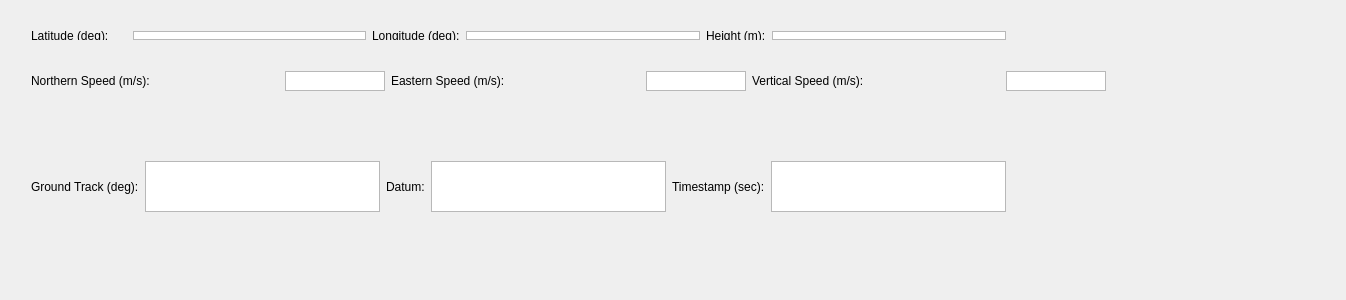
<?xml version="1.0" encoding="UTF-8"?>
<ui version="4.0">
 <class>GpsWidget</class>
 <widget class="QWidget" name="GpsWidget">
  <property name="geometry">
   <rect>
    <x>0</x>
    <y>0</y>
    <width>1346</width>
    <height>300</height>
   </rect>
  </property>
  <property name="windowTitle">
   <string>GPS</string>
  </property>
  <widget class="QWidget" name="layoutWidget">
   <property name="geometry">
    <rect>
     <x>20</x>
     <y>150</y>
     <width>997</width>
     <height>73</height>
    </rect>
   </property>
   <layout class="QHBoxLayout" name="horizontalLayout_3">
    <item>
     <widget class="QLabel" name="groundTrackLabel">
      <property name="text">
       <string>Ground Track (deg):</string>
      </property>
     </widget>
    </item>
    <item>
     <widget class="QPlainTextEdit" name="groundTrack_deg">
      <property name="verticalScrollBarPolicy">
       <enum>Qt::ScrollBarAlwaysOff</enum>
      </property>
      <property name="horizontalScrollBarPolicy">
       <enum>Qt::ScrollBarAlwaysOff</enum>
      </property>
      <property name="undoRedoEnabled">
       <bool>false</bool>
      </property>
      <property name="lineWrapMode">
       <enum>QPlainTextEdit::NoWrap</enum>
      </property>
      <property name="plainText">
       <string notr="true"/>
      </property>
      <property name="textInteractionFlags">
       <set>Qt::TextSelectableByKeyboard|Qt::TextSelectableByMouse</set>
      </property>
     </widget>
    </item>
    <item>
     <widget class="QLabel" name="datumLabel">
      <property name="text">
       <string>Datum:</string>
      </property>
     </widget>
    </item>
    <item>
     <widget class="QPlainTextEdit" name="datum">
      <property name="verticalScrollBarPolicy">
       <enum>Qt::ScrollBarAlwaysOff</enum>
      </property>
      <property name="horizontalScrollBarPolicy">
       <enum>Qt::ScrollBarAlwaysOff</enum>
      </property>
      <property name="undoRedoEnabled">
       <bool>false</bool>
      </property>
      <property name="lineWrapMode">
       <enum>QPlainTextEdit::NoWrap</enum>
      </property>
      <property name="readOnly">
       <bool>true</bool>
      </property>
     </widget>
    </item>
    <item>
     <widget class="QLabel" name="timestampLabel">
      <property name="text">
       <string>Timestamp (sec):</string>
      </property>
     </widget>
    </item>
    <item>
     <widget class="QPlainTextEdit" name="height_m_2">
      <property name="verticalScrollBarPolicy">
       <enum>Qt::ScrollBarAlwaysOff</enum>
      </property>
      <property name="horizontalScrollBarPolicy">
       <enum>Qt::ScrollBarAlwaysOff</enum>
      </property>
      <property name="undoRedoEnabled">
       <bool>false</bool>
      </property>
      <property name="lineWrapMode">
       <enum>QPlainTextEdit::NoWrap</enum>
      </property>
      <property name="readOnly">
       <bool>true</bool>
      </property>
      <property name="tabStopWidth">
       <number>20</number>
      </property>
     </widget>
    </item>
   </layout>
  </widget>
  <widget class="QWidget" name="">
   <property name="geometry">
    <rect>
     <x>20</x>
     <y>20</y>
     <width>997</width>
     <height>31</height>
    </rect>
   </property>
   <layout class="QHBoxLayout" name="horizontalLayout">
    <item>
     <widget class="QLabel" name="latitudeLabel">
      <property name="text">
       <string>Latitude (deg):</string>
      </property>
     </widget>
    </item>
    <item>
     <spacer name="horizontalSpacer">
      <property name="orientation">
       <enum>Qt::Horizontal</enum>
      </property>
      <property name="sizeHint" stdset="0">
       <size>
        <width>40</width>
        <height>20</height>
       </size>
      </property>
     </spacer>
    </item>
    <item>
     <widget class="QPlainTextEdit" name="latitude_deg">
      <property name="verticalScrollBarPolicy">
       <enum>Qt::ScrollBarAlwaysOff</enum>
      </property>
      <property name="horizontalScrollBarPolicy">
       <enum>Qt::ScrollBarAlwaysOff</enum>
      </property>
      <property name="plainText">
       <string notr="true"/>
      </property>
      <property name="textInteractionFlags">
       <set>Qt::TextSelectableByKeyboard|Qt::TextSelectableByMouse</set>
      </property>
     </widget>
    </item>
    <item>
     <widget class="QLabel" name="longitudeLabel">
      <property name="text">
       <string>Longitude (deg):</string>
      </property>
     </widget>
    </item>
    <item>
     <widget class="QPlainTextEdit" name="longitude_deg">
      <property name="verticalScrollBarPolicy">
       <enum>Qt::ScrollBarAlwaysOff</enum>
      </property>
      <property name="horizontalScrollBarPolicy">
       <enum>Qt::ScrollBarAlwaysOff</enum>
      </property>
      <property name="undoRedoEnabled">
       <bool>false</bool>
      </property>
      <property name="readOnly">
       <bool>true</bool>
      </property>
     </widget>
    </item>
    <item>
     <widget class="QLabel" name="heightLabel">
      <property name="text">
       <string>Height (m):</string>
      </property>
     </widget>
    </item>
    <item>
     <widget class="QPlainTextEdit" name="height_m">
      <property name="verticalScrollBarPolicy">
       <enum>Qt::ScrollBarAlwaysOff</enum>
      </property>
      <property name="horizontalScrollBarPolicy">
       <enum>Qt::ScrollBarAlwaysOff</enum>
      </property>
      <property name="undoRedoEnabled">
       <bool>false</bool>
      </property>
      <property name="readOnly">
       <bool>true</bool>
      </property>
     </widget>
    </item>
   </layout>
  </widget>
  <widget class="QWidget" name="">
   <property name="geometry">
    <rect>
     <x>20</x>
     <y>60</y>
     <width>1097</width>
     <height>41</height>
    </rect>
   </property>
   <layout class="QHBoxLayout" name="horizontalLayout_2">
    <item>
     <widget class="QLabel" name="northSpeedLabel">
      <property name="text">
       <string>Northern Speed (m/s):</string>
      </property>
     </widget>
    </item>
    <item>
     <widget class="QPlainTextEdit" name="northSpeed_mps">
      <property name="sizePolicy">
       <sizepolicy hsizetype="Expanding" vsizetype="Expanding">
        <horstretch>0</horstretch>
        <verstretch>0</verstretch>
       </sizepolicy>
      </property>
      <property name="minimumSize">
       <size>
        <width>100</width>
        <height>20</height>
       </size>
      </property>
      <property name="maximumSize">
       <size>
        <width>100</width>
        <height>20</height>
       </size>
      </property>
      <property name="verticalScrollBarPolicy">
       <enum>Qt::ScrollBarAlwaysOff</enum>
      </property>
      <property name="horizontalScrollBarPolicy">
       <enum>Qt::ScrollBarAlwaysOff</enum>
      </property>
      <property name="undoRedoEnabled">
       <bool>false</bool>
      </property>
      <property name="lineWrapMode">
       <enum>QPlainTextEdit::NoWrap</enum>
      </property>
      <property name="readOnly">
       <bool>true</bool>
      </property>
      <property name="tabStopWidth">
       <number>20</number>
      </property>
     </widget>
    </item>
    <item>
     <widget class="QLabel" name="eastSpeedLabel">
      <property name="text">
       <string>Eastern Speed (m/s):</string>
      </property>
     </widget>
    </item>
    <item>
     <widget class="QPlainTextEdit" name="eastSpeed_mps">
      <property name="minimumSize">
       <size>
        <width>100</width>
        <height>20</height>
       </size>
      </property>
      <property name="maximumSize">
       <size>
        <width>100</width>
        <height>20</height>
       </size>
      </property>
      <property name="verticalScrollBarPolicy">
       <enum>Qt::ScrollBarAlwaysOff</enum>
      </property>
      <property name="horizontalScrollBarPolicy">
       <enum>Qt::ScrollBarAlwaysOff</enum>
      </property>
      <property name="undoRedoEnabled">
       <bool>false</bool>
      </property>
      <property name="lineWrapMode">
       <enum>QPlainTextEdit::NoWrap</enum>
      </property>
      <property name="readOnly">
       <bool>true</bool>
      </property>
      <property name="tabStopWidth">
       <number>20</number>
      </property>
     </widget>
    </item>
    <item>
     <widget class="QLabel" name="vertSpeedLabel">
      <property name="text">
       <string>Vertical Speed (m/s):</string>
      </property>
     </widget>
    </item>
    <item>
     <widget class="QPlainTextEdit" name="vertSpeed_mps">
      <property name="minimumSize">
       <size>
        <width>100</width>
        <height>20</height>
       </size>
      </property>
      <property name="maximumSize">
       <size>
        <width>100</width>
        <height>20</height>
       </size>
      </property>
      <property name="verticalScrollBarPolicy">
       <enum>Qt::ScrollBarAlwaysOff</enum>
      </property>
      <property name="horizontalScrollBarPolicy">
       <enum>Qt::ScrollBarAlwaysOff</enum>
      </property>
      <property name="undoRedoEnabled">
       <bool>false</bool>
      </property>
      <property name="lineWrapMode">
       <enum>QPlainTextEdit::NoWrap</enum>
      </property>
      <property name="readOnly">
       <bool>true</bool>
      </property>
      <property name="tabStopWidth">
       <number>20</number>
      </property>
     </widget>
    </item>
   </layout>
  </widget>
 </widget>
 <layoutdefault spacing="6" margin="11"/>
 <resources/>
 <connections/>
</ui>
